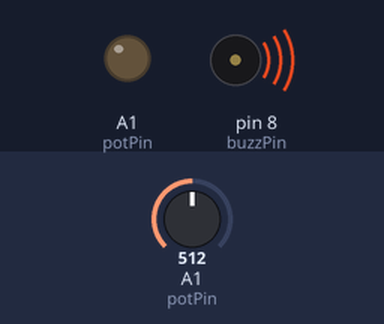
The sketch below on a simulated Arduino Uno, built with avr-gcc and run on an emulated ATmega328P. Shown: output pins drawn as LEDs (lit = HIGH), buzzer (waves = sounding). The test bench sets the inputs (shaded band); at power-on: A1 (potPin) = 512. Pins used as bus, display or sensor lines are not drawn; what the sketch prints to the serial monitor is not drawn.

Above: at 0.1 s.
Timing chart, 0 to 1.6 s (numbered marks = the images above):
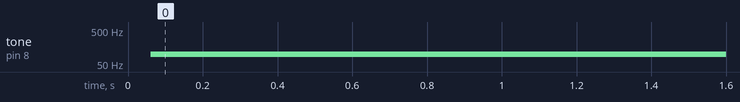

Measured:
- by itself, tone on pin 8 (buzzPin): silent → 96 Hz at 0.06 s

The sketch:

24.PassiveBuzzer.ino
```cpp
// C++ code
// Passive buzzer
// iske ander ham alag alag tone nikal sakte
int buzzPin = 8;
int buzzTime = 1;
int microBuzzTime = 10;
int potVal;
int buzzVal;
int potPin = A1;

void setup()
{
  Serial.begin(9600);
  pinMode(buzzPin, OUTPUT);
  pinMode(potPin, OUTPUT);
}

void loop()
{
  potVal = analogRead(potPin);
  // matlab numpy.interp karta hai vo ese karte
  buzzVal = (9940./1023.)*potVal+60; // yaha pe hamne potval leke buzzval nikala
  // Serial.println(buzzVal);
  Serial.println(potVal);
  digitalWrite(buzzPin, HIGH);
  // delay se tone change hota
  delayMicroseconds(buzzVal); // Wait for microsecond(mcs)
  digitalWrite(buzzPin, LOW);
  delayMicroseconds(buzzVal); // Wait for microsecond(mcs)
}
```
